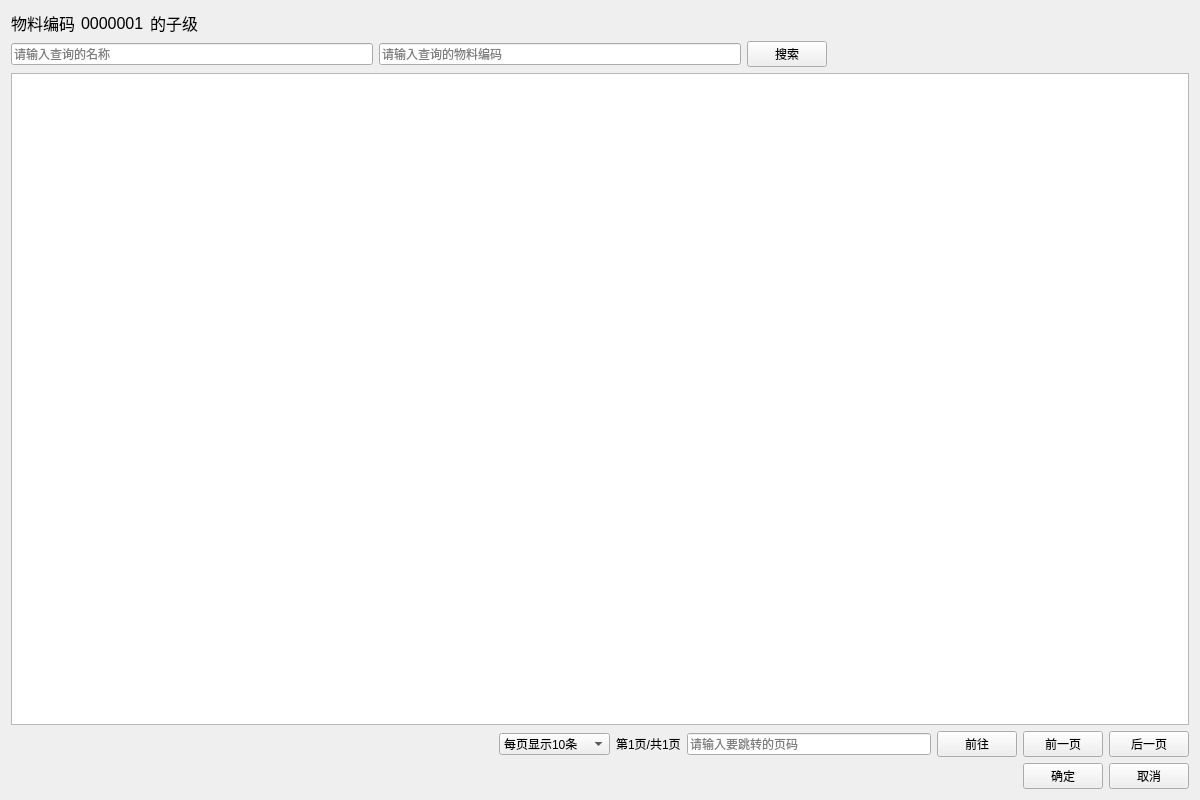
<?xml version="1.0" encoding="UTF-8"?>
<ui version="4.0">
 <class>Form</class>
 <widget class="QWidget" name="Form">
  <property name="geometry">
   <rect>
    <x>0</x>
    <y>0</y>
    <width>1200</width>
    <height>800</height>
   </rect>
  </property>
  <property name="windowTitle">
   <string>sonSet</string>
  </property>
  <layout class="QVBoxLayout" name="verticalLayout">
   <item>
    <layout class="QHBoxLayout" name="horizontalLayout">
     <item>
      <widget class="QLabel" name="label_3">
       <property name="font">
        <font>
         <pointsize>12</pointsize>
        </font>
       </property>
       <property name="text">
        <string>物料编码</string>
       </property>
      </widget>
     </item>
     <item>
      <widget class="QLabel" name="materialCodelabel">
       <property name="font">
        <font>
         <pointsize>12</pointsize>
        </font>
       </property>
       <property name="text">
        <string>0000001</string>
       </property>
      </widget>
     </item>
     <item>
      <widget class="QLabel" name="label">
       <property name="font">
        <font>
         <pointsize>12</pointsize>
        </font>
       </property>
       <property name="text">
        <string>的子级</string>
       </property>
      </widget>
     </item>
     <item>
      <spacer name="horizontalSpacer">
       <property name="orientation">
        <enum>Qt::Horizontal</enum>
       </property>
       <property name="sizeHint" stdset="0">
        <size>
         <width>40</width>
         <height>20</height>
        </size>
       </property>
      </spacer>
     </item>
    </layout>
   </item>
   <item>
    <layout class="QHBoxLayout" name="horizontalLayout_2">
     <item>
      <widget class="QLineEdit" name="nameSearchEdit">
       <property name="placeholderText">
        <string>请输入查询的名称</string>
       </property>
      </widget>
     </item>
     <item>
      <widget class="QLineEdit" name="materialCodeSearchEdit">
       <property name="placeholderText">
        <string>请输入查询的物料编码</string>
       </property>
      </widget>
     </item>
     <item>
      <widget class="QPushButton" name="searchButton">
       <property name="text">
        <string>搜索</string>
       </property>
      </widget>
     </item>
     <item>
      <spacer name="horizontalSpacer_2">
       <property name="orientation">
        <enum>Qt::Horizontal</enum>
       </property>
       <property name="sizeHint" stdset="0">
        <size>
         <width>40</width>
         <height>20</height>
        </size>
       </property>
      </spacer>
     </item>
    </layout>
   </item>
   <item>
    <widget class="QTableWidget" name="levelShowtable"/>
   </item>
   <item>
    <layout class="QHBoxLayout" name="horizontalLayout_3">
     <item>
      <spacer name="horizontalSpacer_3">
       <property name="orientation">
        <enum>Qt::Horizontal</enum>
       </property>
       <property name="sizeHint" stdset="0">
        <size>
         <width>40</width>
         <height>20</height>
        </size>
       </property>
      </spacer>
     </item>
     <item>
      <spacer name="horizontalSpacer_4">
       <property name="orientation">
        <enum>Qt::Horizontal</enum>
       </property>
       <property name="sizeHint" stdset="0">
        <size>
         <width>40</width>
         <height>20</height>
        </size>
       </property>
      </spacer>
     </item>
     <item>
      <widget class="QComboBox" name="pageShowBox">
       <item>
        <property name="text">
         <string>每页显示10条</string>
        </property>
       </item>
       <item>
        <property name="text">
         <string>每页显示20条</string>
        </property>
       </item>
       <item>
        <property name="text">
         <string>每页显示50条</string>
        </property>
       </item>
       <item>
        <property name="text">
         <string>每页显示100条</string>
        </property>
       </item>
      </widget>
     </item>
     <item>
      <widget class="QLabel" name="pageShowlabel">
       <property name="text">
        <string>第1页/共1页</string>
       </property>
      </widget>
     </item>
     <item>
      <widget class="QLineEdit" name="pageInputEdit">
       <property name="placeholderText">
        <string>请输入要跳转的页码</string>
       </property>
      </widget>
     </item>
     <item>
      <widget class="QPushButton" name="gotoButton">
       <property name="text">
        <string>前往</string>
       </property>
      </widget>
     </item>
     <item>
      <widget class="QPushButton" name="forwardButton">
       <property name="text">
        <string>前一页</string>
       </property>
      </widget>
     </item>
     <item>
      <widget class="QPushButton" name="nextButton">
       <property name="text">
        <string>后一页</string>
       </property>
      </widget>
     </item>
    </layout>
   </item>
   <item>
    <layout class="QHBoxLayout" name="horizontalLayout_4">
     <item>
      <spacer name="horizontalSpacer_5">
       <property name="orientation">
        <enum>Qt::Horizontal</enum>
       </property>
       <property name="sizeHint" stdset="0">
        <size>
         <width>40</width>
         <height>20</height>
        </size>
       </property>
      </spacer>
     </item>
     <item>
      <widget class="QPushButton" name="certainButton">
       <property name="text">
        <string>确定</string>
       </property>
      </widget>
     </item>
     <item>
      <widget class="QPushButton" name="cancelButton">
       <property name="text">
        <string>取消</string>
       </property>
      </widget>
     </item>
    </layout>
   </item>
  </layout>
 </widget>
 <resources/>
 <connections/>
</ui>
